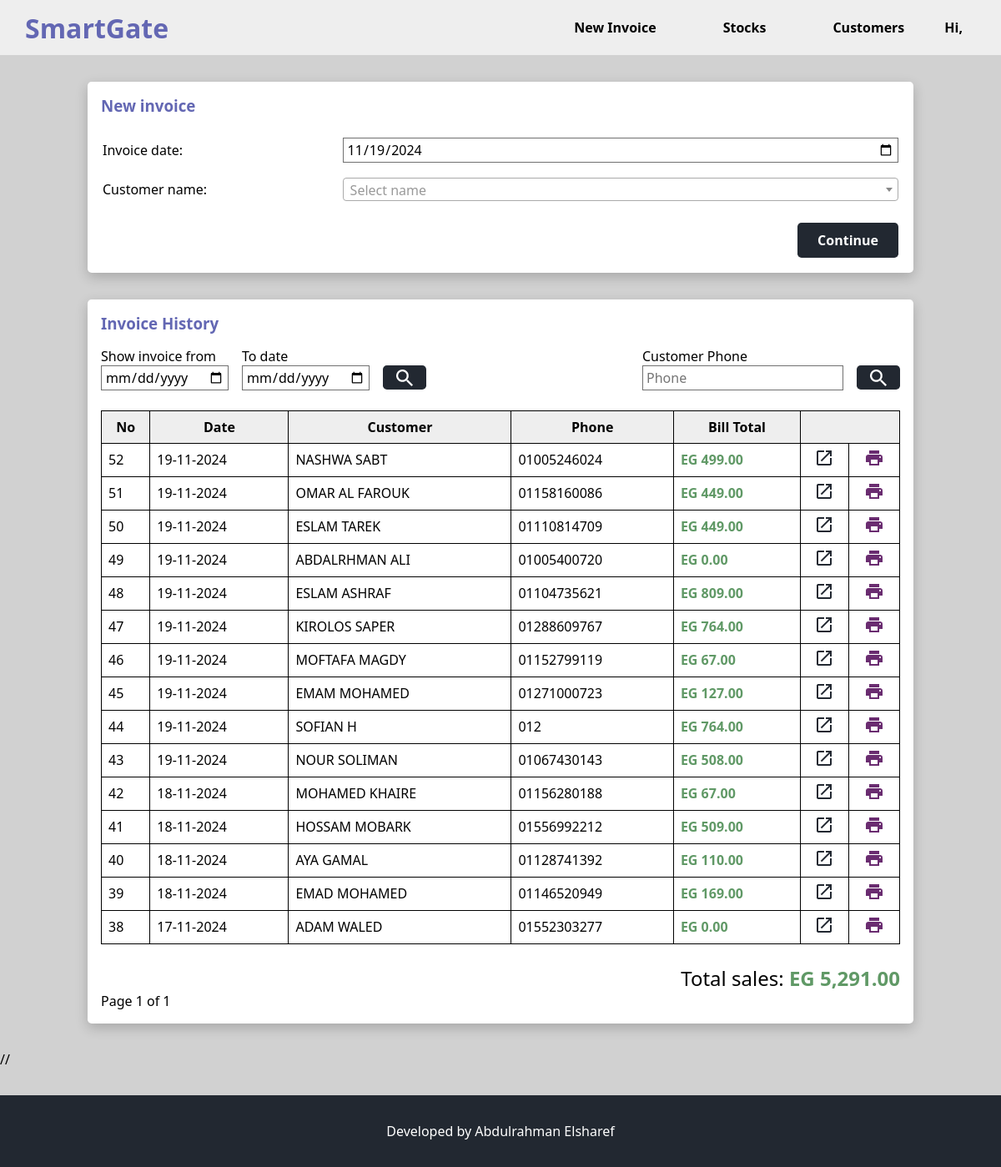
Screenshot of /invoice/ (signed in) with the database file from the repository.
### invoice/models.py (models this page shows, shortened)
class Sale(models.Model):
    bill_date = models.DateField(default=date.today, verbose_name="Bill Date")
    party = models.ForeignKey(Party,verbose_name="Customer", on_delete=models.PROTECT, related_name="sales")
    total_amount = models.PositiveIntegerField(default=0)
    amount_paid = models.PositiveIntegerField(default=0)
    remaining_balance = models.PositiveIntegerField(default=0)
    class Meta:
        verbose_name_plural = ' invoices'

class Party(models.Model):
    name = models.CharField(max_length=80,)
    phone = models.CharField(max_length=15,unique=True)
    address = models.CharField(max_length=128,null=True,blank=True)
    balance_amount = models.IntegerField(default=0, verbose_name="Balance Amount")
    class Meta:
        verbose_name_plural = 'Customers'
    def __str__(self):
        return f"{self.phone}"

### invoice/views.py (the view)
# urls.py: path('invoice/', views.InvoiceView.as_view(), name='invoice_list'),
class InvoiceView(LoginRequiredMixin, SuccessMessageMixin, CreateView):
    model = Sale
    template_name = 'invoice/invoice.html'
    form_class = InvoiceForm
    page_kwarg = 'page'
    paginate_by = 50
    def querystring(self):
        qs = self.request.GET.copy()
        qs.pop(self.page_kwarg, None)
        return qs.urlencode()
    def get_queryset(self):
        from_date = self.request.GET.get('from-date', '')
        to_date = self.request.GET.get('to-date', '')
        search_party = self.request.GET.get('q', '')
        filters = Q()
        if from_date and to_date:
            filters &= Q(bill_date__range=[from_date, to_date])
        if search_party:
            filters &= Q(party__phone__icontains=search_party)
        qs = Sale.objects.filter(filters).order_by('-id')
        net_total = qs.aggregate(Sum('total_amount'))['total_amount__sum'] or 0
        return qs, net_total
    def get_context_data(self, **kwargs):
        context = super().get_context_data(**kwargs)
        query = self.querystring()
        invoices, net_total = self.get_queryset()
        paginator = Paginator(invoices, self.paginate_by)
        page_number = self.request.GET.get(self.page_kwarg, 1)
        invoices = paginator.get_page(page_number)
        context.update({
            'page_obj': invoices,
            'query': query,
            'net_total': net_total,
        })
        return context

### invoice/forms.py
class InvoiceForm(forms.ModelForm):
    bill_date = forms.DateField(
        initial=date.today,
        widget=forms.DateInput(attrs={'type': 'date'}),
        label='Invoice date'
    )
    party = forms.ModelChoiceField(
        queryset=Party.objects.all().order_by('name'),
        label='Customer name'
    )
    class Meta:
        model = Sale
        exclude = ['id', 'total_amount', 'amount_paid', 'remaining_balance']

### invoice/templates/invoice/invoice.html (shortened to what this page needs)
{% extends '_base.html' %}
{% load static %}
{% load humanize %}
{% block css_block %}
  <link rel="stylesheet" href="{% static 'css/select2.min.css' %}">
{% endblock %}
{% block body_block %}
  <div class="display-container">
    <h3>New invoice</h3>
    <form action="" method="post">
      <table class="input-table">
        {% include 'includes/_form_fields.html' with form_name=form %}
        <tr>
          <td></td>
          <td class="right-align">
            <button type="submit" class="btn btn-primary">Continue</button>
          </td>
        </tr>
      </table>
    </form>
  </div>
  <div class="display-container">
    <h3>Invoice History</h3>
    <div class="search-form">
      <form class="flex-contents" id="frmdate" method="get" action="{% url 'invoice:invoice_list' %}">
        <div class="search-field">
          <label for="from-date">Show invoice from</label>
          <input id="from-date" type="date" name="from-date"  placeholder="dd-mm-yyyy"/>
        </div>
        <div class="search-field">
          <label for="to-date">To date</label>
          <input id="to-date" type="date" name="to-date" placeholder="dd-mm-yyyy"/>
        </div>
        <div class="search-field">
          <p>&nbsp;</p>
          <button class="btn btn-secondary" type="submit">
            <img src="{% static 'images/icon-search.png' %}" alt="search">
          </button>
        </div>
      </form>
      <form class="flex-contents" id="frmname" method="get" action="{% url 'invoice:invoice_list' %}">
        <div class="search-field">
          <label for="search_party">Customer Phone</label>
          <input id="party-search" type="text" name="q" placeholder="Phone"/>
        </div>
        <div class="search-field">
          <p>&nbsp;</p>
          <button class="btn btn-secondary" type="submit">
            <img src="{% static 'images/icon-search.png' %}" alt="search">
          </button>
        </div>
      </form>
    </div>
    <table class="data-table">
      <tr>
        <th>No</th>
        <th>Date</th>
        <th>Customer</th>
        <th>Phone</th>
        <th>Bill Total</th>
        <th colspan="3"></th>
      </tr>
      {% for invoice in page_obj %}
        <tr>
          <td>{{ invoice.id }}</td>
          <td>{{ invoice.bill_date|date:"d-m-Y" }}</td>
          <td>{{ invoice.party.name }}</td>
          <td>{{ invoice.party.phone }}</td>
          <td class="price-field">EG {{ invoice.total_amount|default:0|intcomma }}.00</td>
          <td class="center-field">
            <a class="icon-edit" href="{% url 'invoice:transaction_detail' invoice.id %}">
              <img src="{% static 'images/icon-edit.png' %}" alt="Edit">
            </a>
          </td>
          <td class="center-field">
             <a class="icon-print" href="{% url 'invoice:print_invoice' invoice.id %}" target="_blank">
              <img src="{% static 'images/icon-print.png' %}" alt="Print">
            </a>
          </td>
        </tr>
      {% empty %}
        <tr>
          <td colspan="6" class="center-field">No invoice found.</td>
        </tr>
      {% endfor %}
    </table>
    <div class="total-field">
      Total sales:
      <span class="total-value">EG {{ net_total|default:0|intcomma }}.00</span>
    </div>
    {% include "includes/pagination.html" %}
  </div>
//
{% endblock %}

### static/css/styles.css (style rules this page uses)
:root { --clr-primary: #222831; --clr-secondary: #6367b3; --clr-green: #609966; --clr-light-gray: #eeeeee; --clr-white: #fff; --clr-black: #000; --clr-success: #d4edda; --clr-danger: #eb0c0c; --box-shadow: 0 5px 15px rgba(0, 0, 0, 0.2); --border-radius: 0.3rem; --ff-primary: 'Segoe UI', Tahoma, Geneva, Verdana, sans-serif; --transition: all 0.3s ease-in-out; }
* { box-sizing: border-box; margin: 0; padding: 0; }
body { background-color: #d1d1d1; color: var(--clr-black); font-family: var(--ff-primary); font-size: 1rem; }
h3 { color: var(--clr-secondary); font-weight: 600; margin-bottom: 1rem; }
a { text-decoration: none; display: inline-block; }
img { width: 100%; display: block; }
input, select { background-color: var(--clr-white); border: 1px solid #707070; font-family: var(--ff-primary); font-size: 1rem; height: 30px; width: 100%; padding: 0 0.25rem; }
.btn { background-color: var(--clr-primary); border-radius: var(--border-radius); border: transparent; color: var(--clr-white); cursor: pointer; font-family: var(--ff-primary); font-size: 1rem; font-weight: 600; opacity: 1; text-transform: capitalize; transition: var(--transition); }
.btn-primary { margin-top: 1rem; padding: 0.6rem 1.5rem; }
.btn-secondary { padding: 0.3rem 1rem; }
.icon-delete, .icon-edit, .icon-print { cursor: pointer; }
.input-container, .display-container { background-color: var(--clr-white); border-radius: var(--border-radius); box-shadow: var(--box-shadow); margin: 2rem auto; padding: 1rem; }
.display-container { width: 990px; }
.input-table { width: 100%; }
.right-align { text-align: right; }
.search-form { align-items: center; display: flex; justify-content: space-between; }
.flex-contents { align-items: center; display: flex; justify-content: space-between; gap: 1rem; }
.search-field { display: flex; flex-direction: column; }
.data-table { margin: 1.5rem 0; width: 100%; border-collapse: collapse; }
.data-table tr th { background-color: var(--clr-light-gray); padding: 0.5rem 0; border: 1px solid var(--clr-black); }
.data-table tr td { padding: 0.5rem; border: 1px solid var(--clr-black); }
.data-table .center-field { text-align: center; }
.price-field { color: var(--clr-green); font-weight: bold; }
.total-field { font-size: 1.5rem; text-align: right; }
.total-value { color: var(--clr-green); font-weight: bold; }

### rows the page displays
Sale: id "52", bill_date "19-11-2024", party.name "NASHWA SABT", party.phone "01005246024", total_amount "499"
Sale: id "51", bill_date "19-11-2024", party.name "OMAR AL FAROUK", party.phone "01158160086", total_amount "449"
Sale: id "50", bill_date "19-11-2024", party.name "ESLAM TAREK", party.phone "01110814709", total_amount "449"
Sale: id "49", bill_date "19-11-2024", party.name "ABDALRHMAN ALI", party.phone "01005400720", total_amount "0"
Sale: id "48", bill_date "19-11-2024", party.name "ESLAM ASHRAF", party.phone "01104735621", total_amount "809"
Sale: id "47", bill_date "19-11-2024", party.name "KIROLOS SAPER", party.phone "01288609767", total_amount "764"
Sale: id "46", bill_date "19-11-2024", party.name "MOFTAFA MAGDY", party.phone "01152799119", total_amount "67"
Sale: id "45", bill_date "19-11-2024", party.name "EMAM MOHAMED", party.phone "01271000723", total_amount "127"
Sale: id "44", bill_date "19-11-2024", party.name "SOFIAN H", party.phone "012", total_amount "764"
Sale: id "43", bill_date "19-11-2024", party.name "NOUR SOLIMAN", party.phone "01067430143", total_amount "508"
Sale: id "42", bill_date "18-11-2024", party.name "MOHAMED KHAIRE", party.phone "01156280188", total_amount "67"
Sale: id "41", bill_date "18-11-2024", party.name "HOSSAM MOBARK", party.phone "01556992212", total_amount "509"
Sale: id "40", bill_date "18-11-2024", party.name "AYA GAMAL", party.phone "01128741392", total_amount "110"
Sale: id "39", bill_date "18-11-2024", party.name "EMAD MOHAMED", party.phone "01146520949", total_amount "169"
Sale: id "38", bill_date "17-11-2024", party.name "ADAM WALED", party.phone "01552303277", total_amount "0"

### other values shown
{{ field.label }} "Invoice date" "Customer name"
{{ net_total|default:0|intcomma }} "5,291"
{{ page_obj.number }} "1"
{{ page_obj.paginator.num_pages }} "1"
